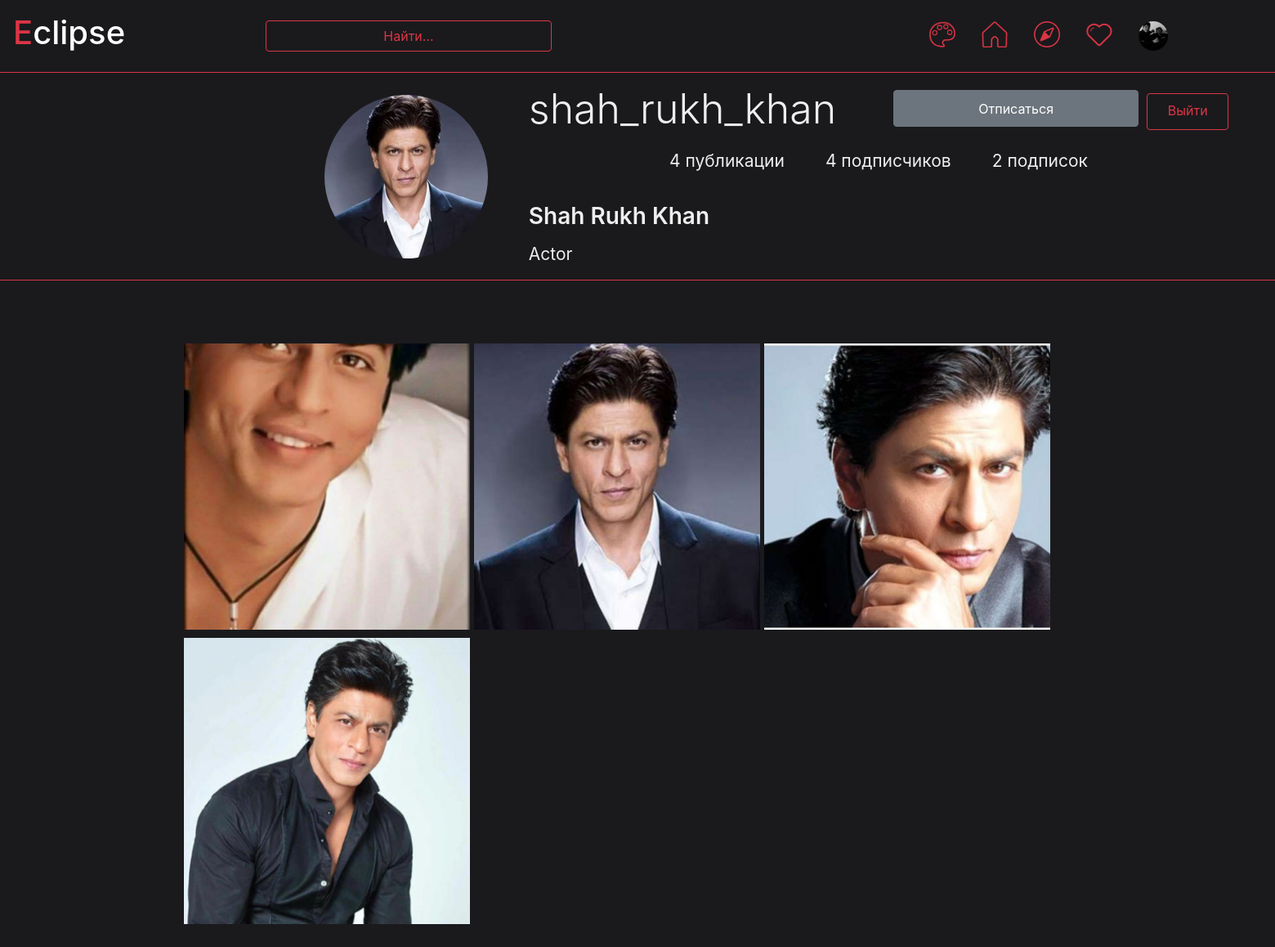
/profile/shah_rukh_khan (signed in), run on the app's committed database.
### data/users.py (models this page shows, shortened)
class User(SqlAlchemyBase, UserMixin):
    __tablename__ = 'users'
    id = sqlalchemy.Column(sqlalchemy.Integer,
                           primary_key=True, autoincrement=True)
    name = sqlalchemy.Column(sqlalchemy.String, nullable=True)
    full_name = sqlalchemy.Column(sqlalchemy.String, nullable=True, default='')
    email = sqlalchemy.Column(sqlalchemy.String,
                              index=True, unique=True, nullable=True)
    hashed_password = sqlalchemy.Column(sqlalchemy.String, nullable=True)
    phone = sqlalchemy.Column(sqlalchemy.String, nullable=True, default='+7 ')
    about = sqlalchemy.Column(sqlalchemy.String, nullable=True)
    filename_photo = sqlalchemy.Column(sqlalchemy.String, nullable=True, default='user_data/profile_photos/default.png')
    created_date = sqlalchemy.Column(sqlalchemy.DateTime,
                                     default=datetime.datetime.now)
    other_data = None
    def __init__(self):
        if self.id is not None:
            self.load_data()
    def load_data(self):
        if os.path.isfile(f'static/user_data/additional_data/user_{self.id}.json'):
            file = open(f'static/user_data/additional_data/user_{self.id}.json', 'r')
            self.other_data = json.load(file)
        else:
            self.save_data()

### data/publications.py (models this page shows, shortened)
class Publication(SqlAlchemyBase, UserMixin):
    __tablename__ = 'publications'
    id = sqlalchemy.Column(sqlalchemy.Integer,
                           primary_key=True, autoincrement=True)
    user_id = sqlalchemy.Column(sqlalchemy.Integer)
    filename_photo = sqlalchemy.Column(sqlalchemy.String, nullable=True)
    about = sqlalchemy.Column(sqlalchemy.String, nullable=True)
    created_date = sqlalchemy.Column(sqlalchemy.DateTime,
                                     default=datetime.datetime.now)
    other_data = None

### main.py (the view, shortened to what this page needs)
@app.route('/profile/<name>', methods=['GET', 'POST'])
def profile(name):    # Страница профиля
    db_sess = db_session.create_session()
    user = db_sess.query(User).filter(User.name == name).first()
    if user is None:    # Если пользователя не существует
        return render_template('profile.html', title='profile', theme=get_theme(), user_data=False)
    current_user.load_data()    # Загрузка дополнительных данных пользователя
    curr_user_data = current_user.other_data
    user.__init__()    # Загрузка дополнительных данных данного пользователя
    user_data = user.other_data
    publications = db_sess.query(Publication).filter(Publication.user_id == user.id).all()
    publications = sorted(publications, key=lambda p: p.created_date, reverse=True)
    publications = [[pub.id, pub.filename_photo] for pub in publications]
    len_pubs = len(publications)
    form = ProfileForm()
    return render_template('profile.html', title='profile', theme=get_theme(), form=form, user=user,
                           user_data=user_data, curr_user_data=curr_user_data, pubs=publications, len_pubs=len_pubs)

### forms/users.py
class ProfileForm(FlaskForm):
    submit_sub = SubmitField('Подписаться')

### data/db_session.py (called while the page is built)
def create_session() -> Session:
    global __factory
    return __factory()

### main.py (called while the page is built)
def get_theme():    # Возвращает текушую тему
    return themes[int(request.cookies.get("theme_index", 0))]

@login_manager.user_loader
def load_user(user_id):
    db_sess = db_session.create_session()
    return db_sess.query(User).get(user_id)

### templates/profile.html (shortened to what this page needs)
{% extends "base.html" %}
{% block content %}
{% if user_data %}
    <header class="d-flex flex-wrap justify-content-center py-3 mb-4 border-bottom border-bottom border-{{theme.style}}" style="margin-left: -15px; width: 1900px;">
        <div>
            <img src="{{ url_for('static', filename=user.filename_photo) }}" width="200" height="200" class="rounded-circle" style="margin-top: 20px;">
        </div>
        <nav aria-label="nav justify-content-center">
            <ol class="nav justify-content-center" style="margin-left: 50px; font-size: 44px;">
                <li class="nav-item"> <name-text>{{ user.name }}</name-text></li>
                {% if user.id == current_user.id %}
                    <li class="nav-item"> <a href="/edit_profile">
                        <button type="button" class="btn btn-outline-{{theme.style}}" style="margin-left: 70px; width: 300px; height: 45px;">Редактировать профиль</button>
                    </a></li>
                {% elif user.id in curr_user_data.subscriptions %}
                    <form action="" method="post">
                        <li class="nav-item"> <a>
                            {{ form.submit_sub(type="submit", value="Отписаться", class="btn btn-secondary", style="margin-left: 70px; width: 300px; height: 45px;") }}
                        </a></li>
                    </form>
                {% endif %}
                <li class="nav-item"> <a href="/logout" style="margin-top: 17.5px; margin-left: 10px; width: 100px; height: 45px;" class="btn btn-outline-{{theme.style}} nav-link px-3">Выйти</a></li>
            </ol>
            <ol class="nav justify-content-center">
                <st>{{ len_pubs }} публикации</st>
                <a href="/view_users/followers/{{user.id}}" style="margin-top: 10px"> <st>{{ user_data.followers|length }} подписчиков</st> </a>
                <a href="/view_users/subscribers/{{user.id}}" style="margin-top: 10px"> <st>{{ user_data.subscriptions|length }} подписок</st> </a>
            </ol>
            <ol class="nav justify-content-left">
                <bl-600>{{ user.full_name }}</bl-600>
            </ol>
            <ol class="nav justify-content-left">
                <st>{{ user.about }}</st>
            </ol>
        </nav>
    </header>
    <div class="album py-5">
        <div class="container">
            <div class="row row-cols-1 row-cols-sm-2 row-cols-md-3 g-3" style="width: 1065px">
                {% for pub in pubs %}
                    <div class="col">
                      <div>
                         <a href="/show_publication/{{pub[0]}}">
                             <img class="changing-img" src="{{ url_for('static', filename=pub[1]) }}" width="350" height="350" vspace="5">
                         </a>
                      </div>
                    </div>
                {% endfor %}
            </div>
        </div>
      </div>
{% endif %}
{% endblock %}

### templates/base.html (shortened to what this page needs)
<!doctype html>
<html lang="en">
<head>
    <link rel="stylesheet"
          href="https://stackpath.bootstrapcdn.com/bootstrap/4.4.1/css/bootstrap.min.css"
>
    <link rel="stylesheet" href="{{ url_for('static', filename=theme.css_file) }}">
</head>
<body>
<header class="p-3 mb-3 border-bottom border-{{theme.style}}" style="background-color: {{theme.background_color}}; position: fixed; width: 1920px; z-index: 1">
    <div class="d-flex flex-wrap align-items-center justify-content-center justify-content-lg-start">
        {% if current_user.is_authenticated %}
            <h1 style="color: {{theme.color}}">E<span class="white">clipse</span></h1>
              <a href="/search" class="col-12 col-lg-auto mb-3 mb-lg-0 me-lg-3" style="width: 350px; position: fixed; right: 900px;">
                  <button type="button" class="btn btn-outline-{{theme.style}}" style="width: 350px;">Найти...</button>
              </a>
            <ul class="nav col-12 col-lg-auto me-lg-auto mb-2 justify-content-center mb-md-0" style="position: fixed; right: 100px;">
                <li><a href="/change_theme" class="nav-link px-3">
                    <img src="{{ url_for('static', filename='icons/' + theme.icon_name + 'circle.png') }}" width="32" height="32">
                </a></li>
                <li><a href="/home" class="nav-link px-3">
                    {% if request.path == "/home" %}
                        <img src="{{ url_for('static', filename='icons/' + theme.icon_name + 'home_true.png') }}" width="32" height="32">
                    {% else %}
                        <img src="{{ url_for('static', filename='icons/' + theme.icon_name + 'home_false.png') }}" width="32" height="32">
                    {% endif %}
                </a></li>
                <li><a href="/explore" class="nav-link px-3">
                    {% if request.path == "/explore" %}
                        <img src="{{ url_for('static', filename='icons/' + theme.icon_name + 'explore_true.png') }}" width="32" height="32">
                    {% else %}
                        <img src="{{ url_for('static', filename='icons/' + theme.icon_name + 'explore_false.png') }}" width="32" height="32">
                    {% endif %}
                </a></li>
                <li><a href="/notification" class="nav-link px-3">
                    {% if request.path == "/notification" %}
                        <img src="{{ url_for('static', filename='icons/' + theme.icon_name + 'like_true.png') }}" width="32" height="32">
                    {% else %}
                        <img src="{{ url_for('static', filename='icons/' + theme.icon_name + 'like_false.png') }}" width="32" height="32">
                    {% endif %}
                </a></li>
                <li><a href="/profile/{{ current_user.name }}" class="nav-link px-3">
                    <img src="{{ url_for('static', filename=current_user.filename_photo) }}" width="36" height="36" class="rounded-circle">
                </a></li>
            </ul>
        {% else %}
            <p>
                <a class="btn btn-primary" href="/register">Зарегистрироваться</a>
                <a class="btn btn-success" href="/login">Войти</a>
            </p>
        {% endif %}
    </div>
</header>
<main role="main" class="container" style="background-color: {{theme.background_color}}; position: relative; top: 80px; max-width: 1920px; min-height: 1000px">
    {% block content %}
    {% endblock %}
</main>
</body>
</html>

### static/css/red_dark.css (style rules this page uses)
st { color: #eeeeee; font-size: 21px; margin-left: 50px; margin-top: 10px; }
bl-600 { color: #eeeeee; font-size: 28px; margin-left: 50px; margin-top: 30px; font-weight: 600; }
name-text { color: #eeeeee; font-size: 50px; font-weight: 300; }
.white { color: #ffffff }

### data on the page
User: filename_photo (picture)
User: filename_photo (picture), name "shah_rukh_khan", full_name "Shah Rukh Khan", about "Actor"
Publication: filename_photo (picture)
Publication: filename_photo (picture)
Publication: filename_photo (picture)
Publication: filename_photo (picture)

### other printed values
{{ len_pubs }} "4"
{{ user_data.followers|length }} "4"
{{ user_data.subscriptions|length }} "2"
